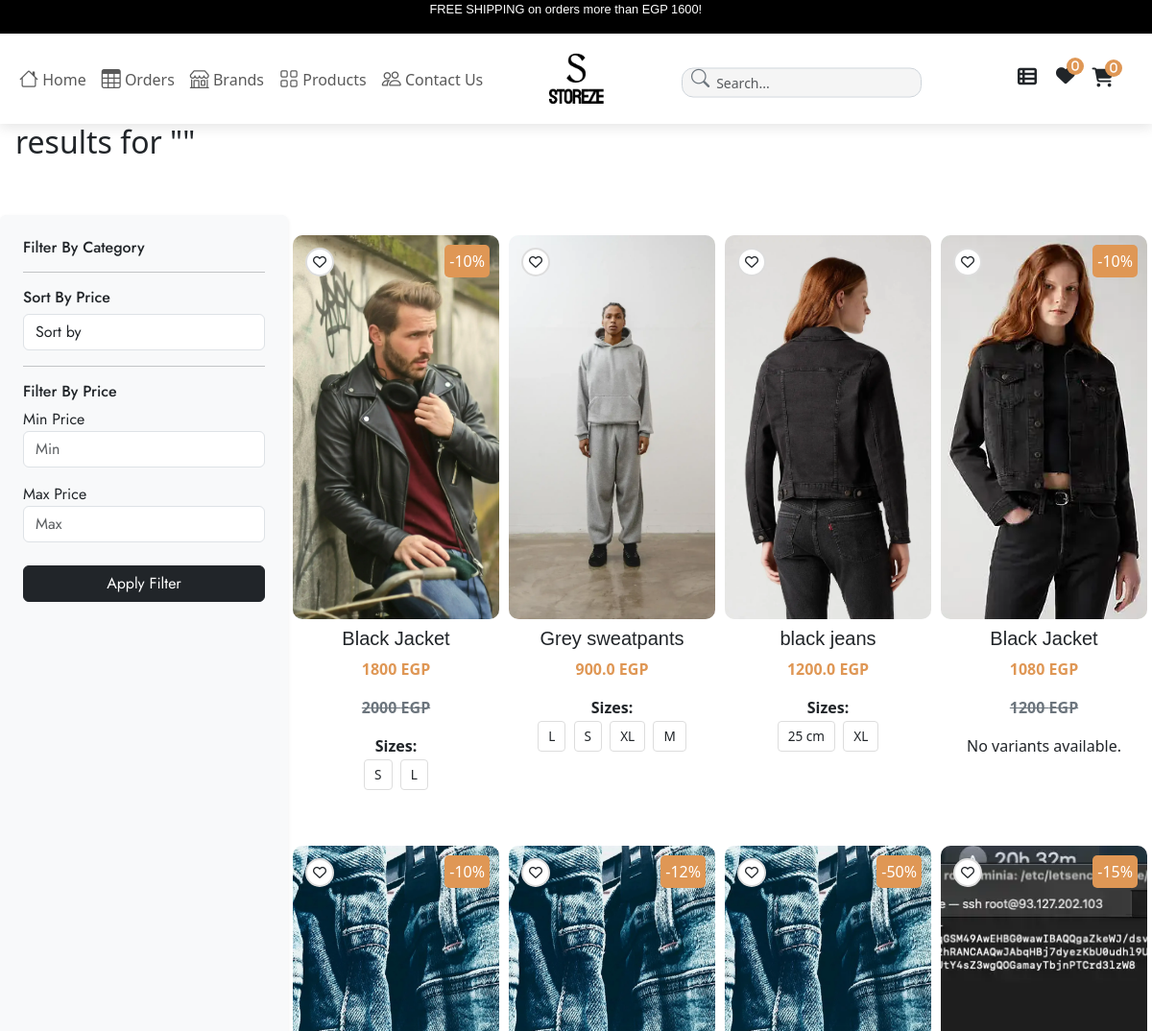
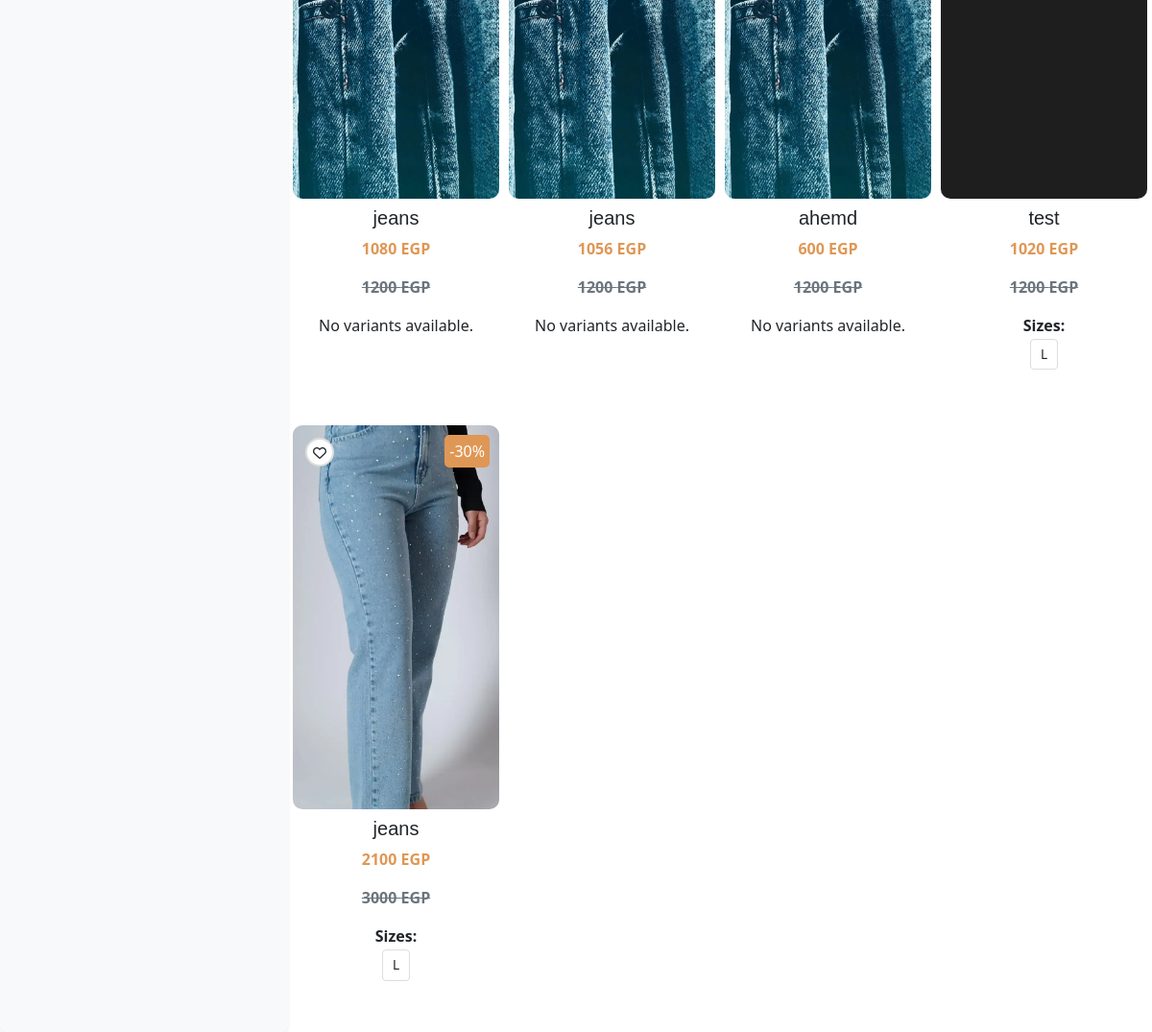
/search/, run on an earlier commit of the app's database (2 pictures, top to bottom).
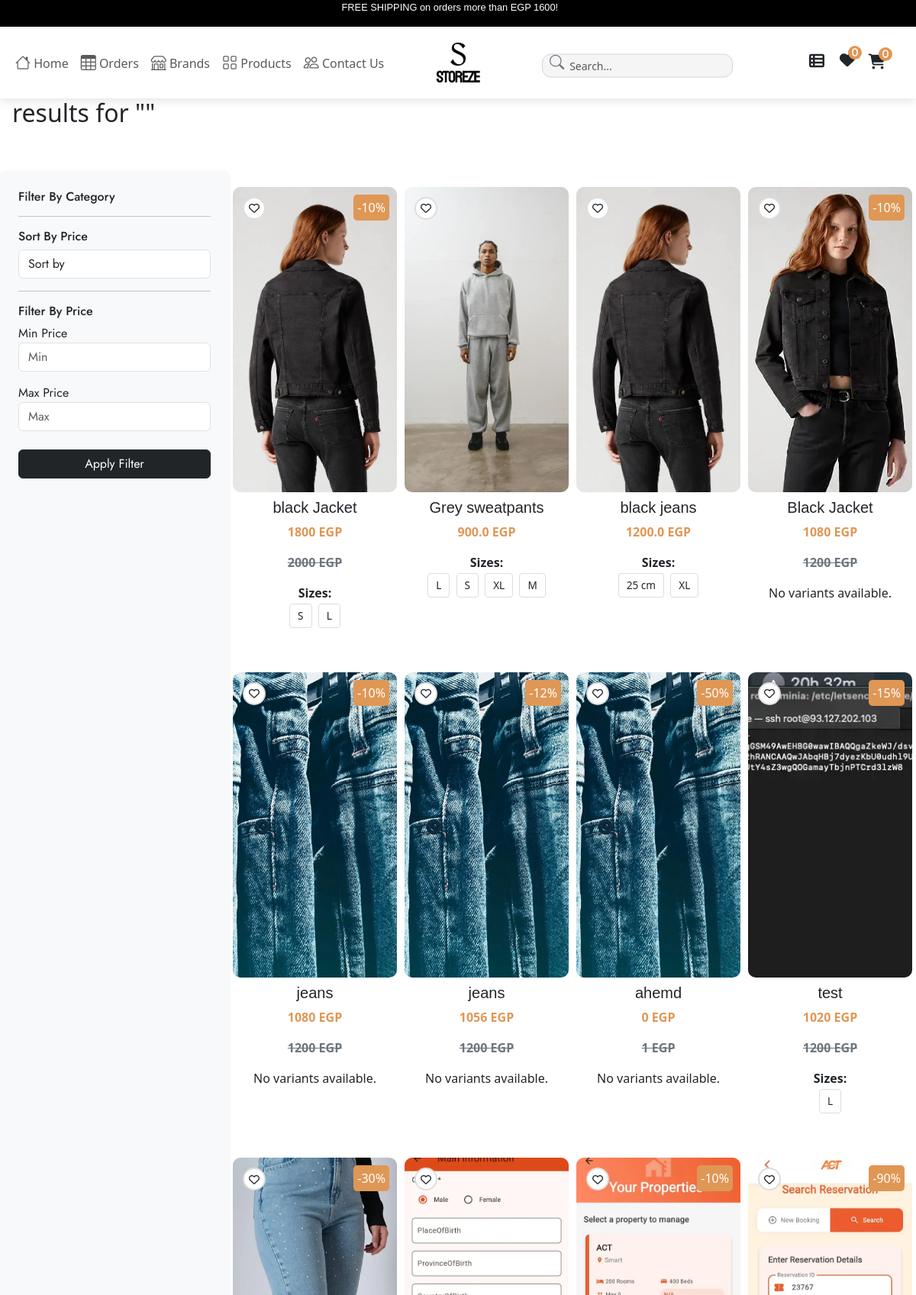
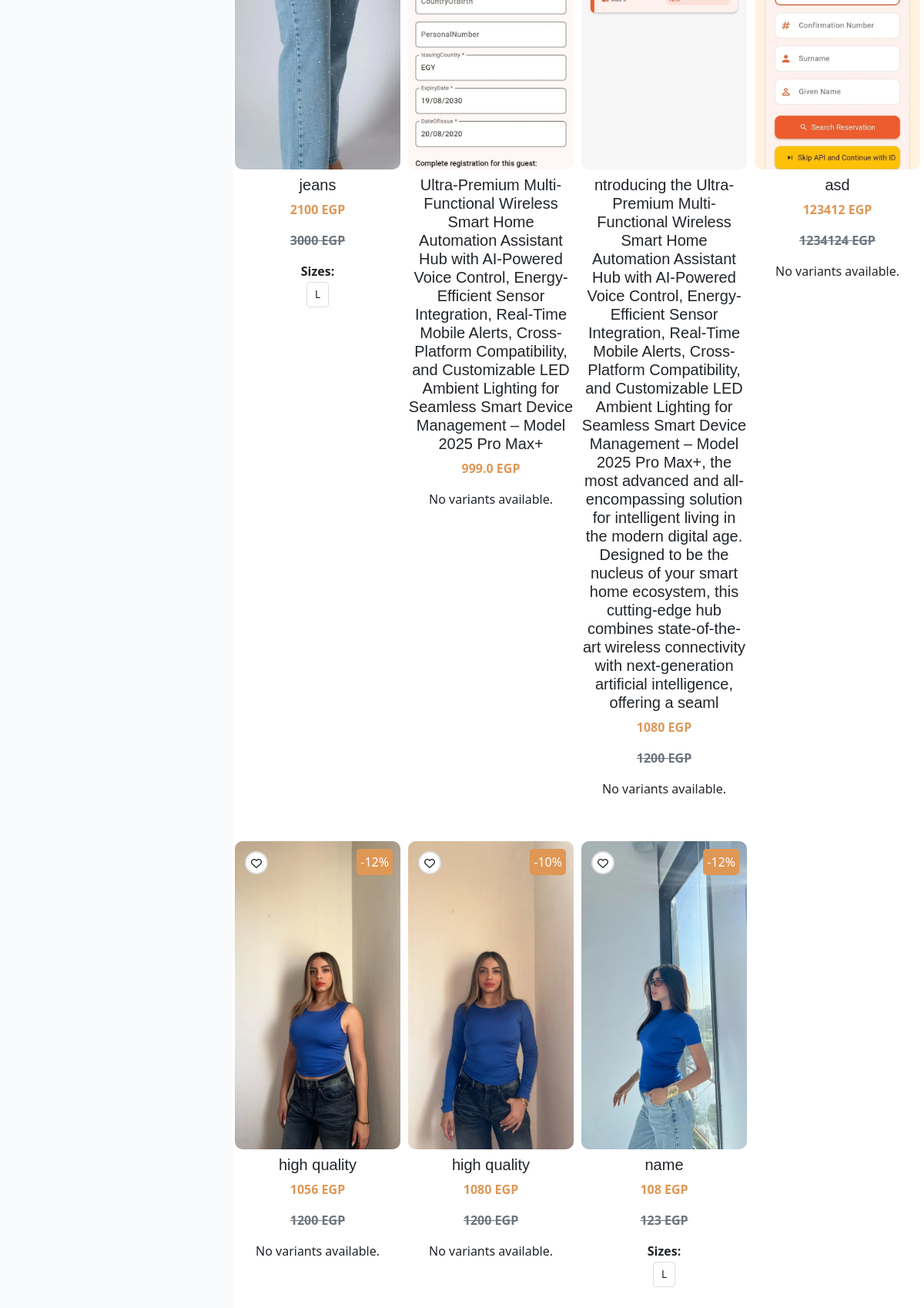
And on a later commit of the database (2 pictures, top to bottom).
### app/models.py (models this page shows, shortened)
class Product(models.Model):
    VARIANTS = (
        ('None', 'None'),
        ('Size', 'Size'),
    )
    total_quantity = models.IntegerField()
    vendor = models.ForeignKey(Vendor, on_delete=models.CASCADE, related_name='products', null=True, blank=True)  # Link product to a vendor
    availability = models.IntegerField(null=True)
    featured_image = models.ImageField(upload_to='media/product_imgs', max_length=255, blank=True, null=True)
    product_name = models.CharField(max_length=600)
    Brand = models.ForeignKey(Brand, related_name='products', on_delete=models.CASCADE, null=True)
    price = models.IntegerField()
    discount = models.IntegerField()
    tax = models.IntegerField(null=True)
    variant = models.CharField(max_length=10, choices=VARIANTS, default='None')
    packing_cost = models.IntegerField(null=True)
    product_information = models.CharField(max_length=900, null=True)
    model_name = models.CharField(max_length=900)
    categories = models.ForeignKey(Category, related_name='products', on_delete=models.CASCADE)
    color = models.ManyToManyField(Color, related_name='products', null=True)
    tags = models.CharField(max_length=900)
    description = models.CharField(max_length=900, null=True)
    section = models.ForeignKey(Section, on_delete=models.DO_NOTHING)
    slug = models.SlugField(default='', max_length=900, null=True, blank=True)
    main_categorys = models.ForeignKey(Main_Category, on_delete=models.CASCADE, null=True, blank=True)
    def get_absolute_url(self):
        from django.urls import reverse
        return reverse("product_detail", kwargs={'slug': self.slug})
    class Meta:
        db_table = "app_Product"

class ProductVariation(models.Model):
    product = models.ForeignKey(Product, on_delete=models.CASCADE, related_name='variations')
    size = models.ForeignKey(Size, on_delete=models.CASCADE)
    stock = models.PositiveIntegerField(default=0)  # Track available stock for each size
    price = models.DecimalField(max_digits=10, decimal_places=2, default=0)  # Price for specific variations
    discount = models.DecimalField(max_digits=5, decimal_places=2, default=0, blank=True, null=True)  # Discount for specific variations
    class Meta:
        unique_together = ('product', 'size')  # Ensure unique combinations of product and size

class Size(models.Model):
    name = models.CharField(max_length=100)
    code = models.CharField(max_length=10, blank=True,null=True)

### app/views.py (the view, shortened to what this page needs)
# urls.py: path('search/', views.search, name='search'),
def search(request):
    main_category = Main_Category.objects.all()
    sub_category = Sub_Category.objects.all()
    categories = Category.objects.all()
    query = request.GET.get('q', '')
    product_queryset = Product.objects.all()
    product_data = []
    for product in product_queryset:
        variants = ProductVariation.objects.filter(product=product).select_related('size')
        size_grouped_variants = {}
        for variant in variants:
            size = variant.size
            if size not in size_grouped_variants:
                size_grouped_variants[size] = []
            size_grouped_variants[size].append(variant)
        product_data.append({
            'product': product,
            'size_grouped_variants': size_grouped_variants
        })
    return render(request, 'product/search_results.html', {
        'product': product_data,  # key must match what your template uses: "product"
        'query': query,
        'categories': categories,
        'main_category': main_category,
        'sub_category': sub_category,
    })

### app/context_processors.py (called while the page is built)
def wishlist_count(request):
    if request.user.is_authenticated:
        return {'wishlist_count': Wishlist.objects.filter(user=request.user).count()}
    return {'wishlist_count': 0}

### app/models.py (called while the page is built)
    def __str__(self):
        return self.name

    def __str__(self):
        return self.name

### app/templatetags/product_tags.py (called while the page is built)
@register.simple_tag
def call_sellprice(price, discount):
    try:
        price = float(price)
        discount = float(discount) if discount else 0  # Convert discount to float or default to 0 if None
        if discount == 0:
            return price
        sellprice = price - (price * discount / 100)
        return math.floor(sellprice)
    except (ValueError, TypeError):
        return price

### app/templates/product/search_results.html (shortened to what this page needs)
{% extends "app/base.html" %}
{% load product_tags %}
{% block content %}
<div class="text-center text-md-start mb-2 ms-md-3 mt-2 mt-md-0">
    <h2>results for "{{ query }}"</h2>
</div>
{% if product %}
<div class="container-fluid mt-5 d-none d-lg-flex">
    <div class="row mt-2">
        <div class="col-md-3 filter-sidebar bg-light p-4 rounded shadow-sm" style="font-family: 'Jost', sans-serif;">
            <h6 class="mb-3">Filter By Category</h6>
            <hr class="my-3">
            <h6 class="mb-2">Sort By Price</h6>
            <select id="sort-by" class="form-control mb-3" onchange="applyFilters()">
                <option value="default">Sort by</option>
            </select>
            <hr class="my-3">
            <h6 class="mb-2">Filter By Price</h6>
            <div class="form-group mb-3">
                <label for="minPrice">Min Price</label>
                <input type="number" class="form-control" id="minPrice" placeholder="Min">
            </div>
            <div class="form-group mb-4">
                <label for="maxPrice">Max Price</label>
                <input type="number" class="form-control" id="maxPrice" placeholder="Max">
            </div>
            <button class="btn btn-dark w-100" onclick="applyFilters()">Apply Filter</button>
        </div>
        <div class="col-md-9 mt-3">
            <div class="row" id="product-list">
                {% for i in product %}
                <div class="col-6 col-md-6 col-lg-3 product-card" data-category="{{ i.product.main_categorys }}" data-brand="{{ i.product.categories }}" data-price="{% call_sellprice i.product.price i.product.discount %}">
                    <div class="product-image position-relative">
                        <a href="{{ i.product.get_absolute_url }}">
                            <img src="{{ i.product.featured_image.url }}" alt="{{ i.product.product_name }}">
                        </a>
                        {% if i.product.discount %}
                            <span class="off">-{{ i.product.discount }}%</span>
                        {% endif %}
                        {% if i.product.id %}
                            <div class="wishlist-btn">
                                <a href="{% url 'add_to_wishlist' i.product.id %}">
                                    <i class="fa-regular fa-heart text-dark"></i>
                                </a>
                            </div>
                        {% else %}
                            <p>No product ID available</p>
                        {% endif %}
                    </div>
                    <h5 class="text-center mt-2 dm-sans">{{ i.product.product_name }}</h5>
                    <div class="product-price text-center">
                        <p>
                            {% call_sellprice i.product.price i.product.discount %} EGP
                        </p>
                        {% if i.product.discount %}
                            <del class="text-secondary">{{ i.product.price }} EGP</del>
                        {% endif %}
                    </div>
                    <div class="product-variants mt-3 text-center">
                        {% if i.product.variations.all %}
                            <div class="sizes">
                                <strong>Sizes:</strong>
                                <ul class="list-inline">
                                    {% for variant in i.product.variations.all %}
                                        <li class="list-inline-item" style="font-size: 0.85rem; padding: 5px 10px; border: 1px solid #ddd; border-radius: 4px; margin: 2px;">
                                            {{ variant.size.name }}
                                        </li>
                                    {% endfor %}
                                </ul>
                            </div>
                        {% else %}
                            <p>No variants available.</p>
                        {% endif %}
                    </div>
                </div>
                {% endfor %}
            </div>
        </div>
    </div>
</div>
{% else %}
  <p>No products found.</p>
{% endif %}
{% endblock %}

What changed in the data, as far as the page shows it:
changed Product: product.featured_image: a different picture; product.product_name "Black Jacket" → "black Jacket"
changed Product "Grey sweatpants": product.featured_image: a different picture
changed Product "ahemd": price+discount "600" → "0"; product.price "1200" → "1"
added Product: product.featured_image (picture), product.product_name "Ultra-Premium Multi-Functional Wireless Smart Home Automation Assistant Hub with AI-Powered Voice Control, Energy-Efficient Sensor Integration, Real-Time Mobile Alerts, Cross-Platform Compatibility, and Customizable LED Ambient Lighting for Seamless Smart Device Management – Model 2025 Pro Max+", price+discount "999.0", shows "No variants available."
added Product: product.featured_image (picture), product.discount "10", product.product_name "ntroducing the Ultra-Premium Multi-Functional Wireless Smart Home Automation Assistant Hub with AI-Powered Voice Control, Energy-Efficient Sensor Integration, Real-Time Mobile Alerts, Cross-Platform Compatibility, and Customizable LED Ambient Lighting for Seamless Smart Device Management – Model 2025 Pro Max+, the most advanced and all-encompassing solution for intelligent living in the modern digital age. Designed to be the nucleus of your smart home ecosystem, this cutting-edge hub combines state-of-the-art wireless connectivity with next-generation artificial intelligence, offering a seaml", price+discount "1080", product.price "1200", shows "No variants available."
added Product: product.featured_image (picture), product.discount "90", product.product_name "asd", price+discount "123412", product.price "1234124", shows "No variants available."
added Product: product.featured_image (picture), product.discount "12", product.product_name "high quality", price+discount "1056", product.price "1200", shows "No variants available."
added Product: product.featured_image (picture), product.discount "10", product.product_name "high quality", price+discount "1080", product.price "1200", shows "No variants available."
added Product: product.featured_image (picture), product.discount "12", product.product_name "name", price+discount "108", product.price "123"
added ProductVariation: size.name "L", shown under "12"
